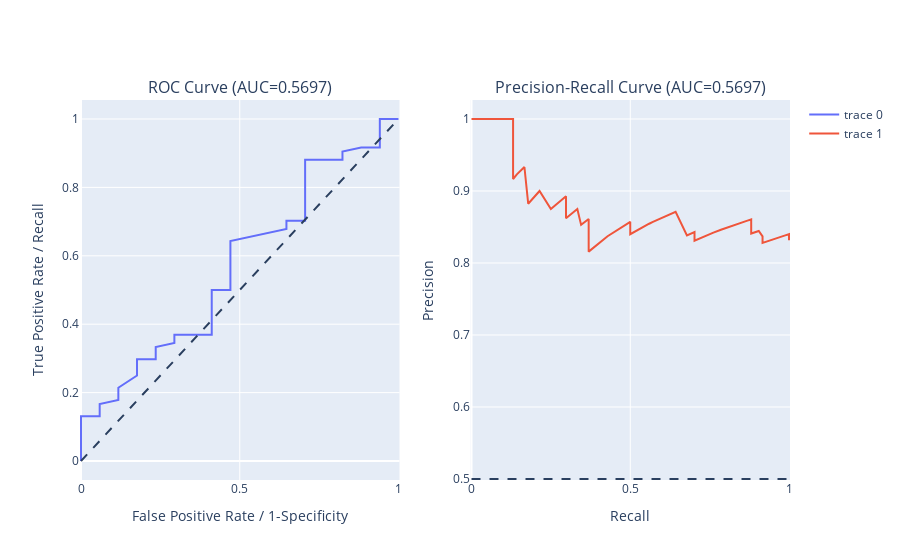

Notebook cell for this chart:
### Code cell
pca = PCA(n_components=(i+1)*2, svd_solver="full",random_state=random_state)
X_PCA_train = pca.fit_transform(X_train)
X_PCA_test = pca.transform(X_test)
# Model Selection
cv_results, best_param, best_result = modelselection(classifier_log,parameters_log, scoring, X_PCA_train)

# Classifier with the best hyperparameters
logReg_PCA = LogisticRegression(penalty = best_param['penalty'],
                            C = best_param['C'],
                            random_state=random_state)
logReg_PCA.fit(X_PCA_train, y_train)

# Metrics
logReg_PCA_metrics = metrics(X_PCA_test,logReg_PCA)

# ROC Curve & Precision-Recall Curves
y_score = logReg_PCA.predict_proba(X_PCA_test)[:, 1] # predict probabilities
fig = plot_roc_prc()
fig.show()
fig.write_image("roc.png")

### Figure 1 — Plotly figure (JSON) as saved in the notebook; plotly's stock layout.template omitted (floating-point values rounded to 4 significant figures)
{"data": [{"type": "scatter", "x": [0, 0, 0, 0.05882, 0.05882, 0.05882, 0.1176, 0.1176, 0.1765, 0.1765, 0.2353, 0.2353, 0.2941, 0.2941, 0.4118, 0.4118, 0.4118, 0.4706, 0.4706, 0.4706, 0.4706, 0.4706, 0.4706, 0.6471, 0.6471, 0.7059, 0.7059, 0.7059, 0.7059, 0.7059, 0.7059, 0.8235, 0.8235, 0.8824, 0.9412, 0.9412, 1], "xaxis": "x", "y": [0, 0.0119, 0.131, 0.131, 0.1429, 0.1667, 0.1786, 0.2143, 0.25, 0.2976, 0.2976, 0.3333, 0.3452, 0.369, 0.369, 0.4286, 0.5, 0.5, 0.5357, 0.5595, 0.5833, 0.6071, 0.6429, 0.6786, 0.7024, 0.7024, 0.7381, 0.7857, 0.7976, 0.8333, 0.881, 0.881, 0.9048, 0.9167, 0.9167, 1, 1], "yaxis": "y"}, {"type": "scatter", "x": [1, 1, 0.9881, 0.9762, 0.9643, 0.9524, 0.9405, 0.9286, 0.9167, 0.9167, 0.9048, 0.881, 0.881, 0.869, 0.8571, 0.8452, 0.8333, 0.7976, 0.7857, 0.7619, 0.7381, 0.7262, 0.7143, 0.7024, 0.7024, 0.6905, 0.6786, 0.6429, 0.631, 0.619, 0.6071, 0.5833, 0.5714, 0.5595, 0.5357, 0.5, 0.5, 0.4286, 0.369, 0.369, 0.3452, 0.3333, 0.2976, 0.2976, 0.25, 0.2143, 0.1786, 0.1667, 0.1429, 0.131, 0.131, 0.119, 0.1071, 0.09524, 0.08333, 0.07143, 0.05952, 0.04762, 0.03571, 0.02381, 0.0119, 0], "xaxis": "x2", "y": [0.8317, 0.84, 0.8384, 0.8367, 0.8351, 0.8333, 0.8316, 0.8298, 0.828, 0.837, 0.8444, 0.8409, 0.8605, 0.8588, 0.8571, 0.8554, 0.8537, 0.8481, 0.8462, 0.8421, 0.8378, 0.8356, 0.8333, 0.831, 0.8429, 0.8406, 0.8382, 0.871, 0.8689, 0.8667, 0.8644, 0.8596, 0.8571, 0.8545, 0.8491, 0.84, 0.8571, 0.8372, 0.8158, 0.8611, 0.8529, 0.875, 0.8621, 0.8929, 0.875, 0.9, 0.8824, 0.9333, 0.9231, 0.9167, 1, 1, 1, 1, 1, 1, 1, 1, 1, 1, 1, 1], "yaxis": "y2"}], "layout": {"annotations": [{"font": {"size": 16}, "showarrow": false, "text": "ROC Curve (AUC=0.5697)", "x": 0.225, "xanchor": "center", "xref": "paper", "y": 1, "yanchor": "bottom", "yref": "paper"}, {"font": {"size": 16}, "showarrow": false, "text": "Precision-Recall Curve (AUC=0.5697)", "x": 0.775, "xanchor": "center", "xref": "paper", "y": 1, "yanchor": "bottom", "yref": "paper"}], "shapes": [{"line": {"dash": "dash"}, "type": "line", "x0": 0, "x1": 1, "xref": "x", "y0": 0, "y1": 1, "yref": "y"}, {"line": {"dash": "dash"}, "type": "line", "x0": 0, "x1": 1, "xref": "x2", "y0": 0.5, "y1": 0.5, "yref": "y2"}], "xaxis": {"anchor": "y", "domain": [0, 0.45], "title": {"text": "False Positive Rate / 1-Specificity"}}, "xaxis2": {"anchor": "y2", "domain": [0.55, 1], "title": {"text": "Recall"}}, "yaxis": {"anchor": "x", "domain": [0, 1], "title": {"text": "True Positive Rate / Recall"}}, "yaxis2": {"anchor": "x2", "domain": [0, 1], "title": {"text": "Precision"}}}}
